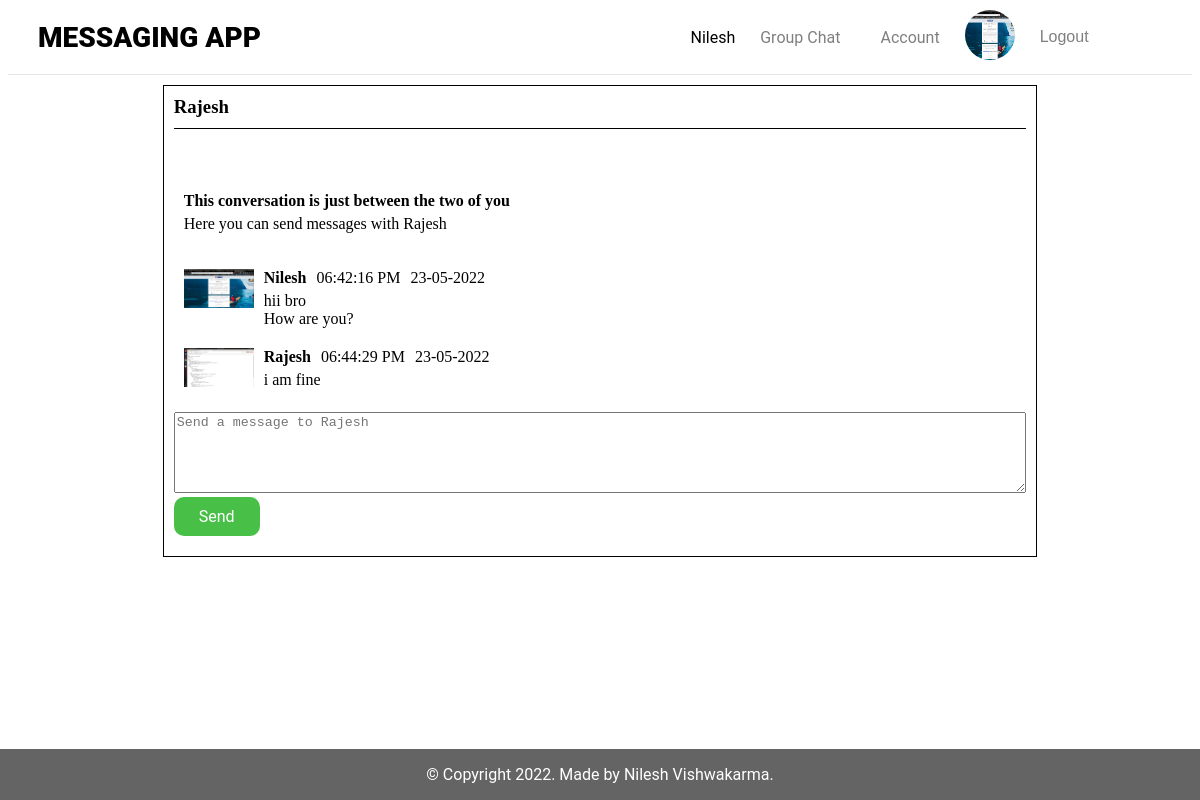
The app's page /view/chat.php?id=4 (signed in) with its own data.
### tables this page shows
CREATE TABLE `users` (
  `id` int NOT NULL,
  `name` varchar(50) NOT NULL,
  `email` varchar(150) NOT NULL,
  `phone_number` varchar(10) NOT NULL,
  `gender` varchar(10) NOT NULL,
  `password` varchar(250) NOT NULL,
  `profile_image` varchar(250) NOT NULL
);

CREATE TABLE `chats` (
  `id` int NOT NULL,
  `user_id` int NOT NULL,
  `to_user` int NOT NULL,
  `message` text NOT NULL,
  `time` varchar(20) NOT NULL,
  `date` varchar(20) NOT NULL
);

### database/config/DatabaseConnection.php (called while the page is built, shortened)
<?php
class DatabaseConnection
{
    public function __construct()
    {
        try {
            $conn = new mysqli(HOST, USER, PASSWORD, DATABASE);
            return $this->conn = $conn;
        } catch (Exception $e) {
            echo $e->getMessage();
        }
    }
}
?>

### model/User.php (called while the page is built, shortened)
<?php
class User
{
    public function __construct()
    {
        $db = new DatabaseConnection;
        $this->conn = $db->conn;
    }
    public function userDetails($table, $type = '', $columns = '', $values = '')
    {
        if ($values) {
        if (is_array($columns)) {
            foreach ($columns as $column) {
                $conditions[] = "$column = ?";
            }
            $conditions = implode(" AND ", $conditions);
        } else {
            $conditions = "$columns = ?";
        }
        $query = $this->conn->prepare("SELECT * FROM $table WHERE $conditions");
        if (is_array($values)) {
            $query->bind_param($type, ...$values);
        } else {
            $query->bind_param($type, $values);
        }
        $query->execute();
        return $query->get_result()->fetch_assoc();
        }
    }
    public function messageList($table, $user_id = '', $to_user = '')
    {
        $message = $this->conn->query("SELECT * FROM $table INNER JOIN users ON users.id = $table.user_id WHERE user_id IN ($to_user, $user_id) ORDER BY $table.id DESC");
        if ($message->num_rows >0) {
            return $message;
        } else {
            return false;
        }
    }
}
$userData = new User;
?>

### view/chat.php (the view, shortened to what this page needs)
<?php
  include('../controller/UserController.php');
  $userData->notLogin('id');
  include('../includes/header.php');
  include('../includes/nav.php');
?>
<div class="container">
  <div class="message">
    <?php
      $user = $userData->userDetails('users', 'i', 'id', $_GET['id']);
      if ($user) {
    ?>
    <div class="message-head">
      <h3><?php echo $user['name']; ?></h3>
    </div>
    <div class="message-body">
      <?php
      $chats = $userData->messageList('chats', $_SESSION['id'], $user['id']);
      if ($chats) {
        foreach ($chats as $chat) {
          if ($chat['to_user'] == $_SESSION['id'] || $chat['to_user'] == $user['id']) {
      ?>
      <div class="message-partition">
        <img src="../assets/upload/<?php echo $chat['profile_image']; ?>" alt="<?php echo $chat['profile_image']; ?>">
        <div class="message-view">
          <div class="user-info">
            <p><b><?php echo $chat['name']; ?></b></p>
            <p><?php echo $chat['time']; ?></p>
            <p><?php echo $chat['date']; ?></p>
          </div>
          <div class="text">
            <p><?php echo nl2br($chat['message']); ?></p>
          </div>
        </div>
      </div>
      <?php } } } ?>
      <div class="message-partition">
        <div class="text">
          <b>This conversation is just between the two of you</b>
          <p>Here you can send messages with <?php echo $user['name']; ?></p>
        </div>
      </div>
    </div>
    <div class="message-footer">
      <form action="<?php echo $_SERVER['PHP_SELF']; ?>" method="post">
        <div class="message-text">
          <textarea name="message" cols="30" rows="5" placeholder="Send a message to <?php echo $user['name']; ?>"></textarea>
        </div>
        <div class="message-send">
          <input type="submit" name="send_message" class="btn btn-success" value="Send">
        </div>
      </form>
    </div>
    <?php } ?>
  </div>
</div>
<?php
  include('../includes/footer.php');
?>

### includes/nav.php
<header>
  <nav>
    <div class="left">
      <h1><a href="./">Messaging App</a></h1>
    </div>
    <div class="right">
      <ul>
        <?php
          $id = $_SESSION['id'];
          $detail = $userData->userDetails('users', 'i', 'id', $id);
          if ($detail) {
        ?>
        <li><?php echo $detail['name']; ?></li>
        <li><a href="group_chat.php">Group Chat</a></li>
        <li><a href="account.php">Account</a></li>
        <li><img src="../assets/upload/<?php echo $detail['profile_image']; ?>" alt="<?php echo $detail['profile_image']; ?>"></li>
        <li>
          <form action="<?php echo $_SERVER['PHP_SELF']; ?>" method="POST">
            <button type="submit" name="user_logout" class="btn-logout">Logout</button>
          </form>
        </li>
        <?php } ?>
      </ul>
    </div>
  </nav>
</header>

### assets/css/style.css (style rules this page uses)
header { width: 100%; margin: 0; border-bottom: 1px solid rgba(0, 0, 0, 0.1); }
.container { margin: 0 auto; padding: 0; width: 90%; }
header nav { display: flex; justify-content: space-between; align-items: center; margin: 10px 30px; padding: 0; width: 90%; }
header nav h1 { float: left; padding: 0; font-weight: 900; font-size: 28px; margin: 0; text-transform: uppercase; font-family: "Roboto", Arial, sans-serif; }
header nav h1 a { color: black; text-decoration: none; }
header nav .left { padding: 0; }
header nav .right { float: right; padding: 0; margin: 0; }
header nav .right ul { margin: 0; display: flex; align-items: center; font-family: "Roboto", Arial, sans-serif; }
header nav .right ul li { list-style: none; margin-left: 10px; display: inline-block; }
header nav .right ul li img { width: 50px; height: 50px; border-radius: 50%; }
header nav .right ul li a { color: rgba(0, 0, 0, 0.5); font-size: 16px; padding: 12px 15px; text-decoration: none; position: relative; }
.btn { padding: 10px 25px; font-size: 16px; border-radius: 10px; text-decoration: none; font-family: "Roboto", Arial, sans-serif; border: none; color: #fff; cursor: pointer; }
.btn-success { background-color: rgb(72, 192, 72); }
.btn-logout { color: rgba(0, 0, 0, 0.5); font-size: 16px; padding: 12px 15px; border: none; background-color: transparent; cursor: pointer; }
.message { width: 80%; height: 450px; margin: 10px auto; position: relative; padding: 10px; border: 1px solid #000; }
.message-head { border-bottom: 1px solid #000; }
.message-head h3 { margin: 0 0 10px 0; }
.message-body { height: 270px; overflow-y: auto; display: flex; flex-direction: column-reverse; }
.message-partition { display: flex; padding: 10px; }
.message-body img { width: 70px; height: fit-content; }
.user-info { display: flex; }
.message-view p { margin: 0 0 0 10px; }
.text p { margin-top: 5px; }
.message-footer { padding: 5px 0 20px 0; position: absolute; width: 97%; bottom: 0; }
.message-text textarea { width: 100%; }

### records on screen
users: name "Nilesh", profile_image (picture)
users: name "Rajesh", message "Send a message to Rajesh"
chats: user.profile_image (picture), user.name "Rajesh", time "06:44:29 PM", date "23-05-2022", message "i am fine"
chats: user.profile_image (picture), user.name "Nilesh", time "06:42:16 PM", date "23-05-2022", message "hii bro How are you?"
